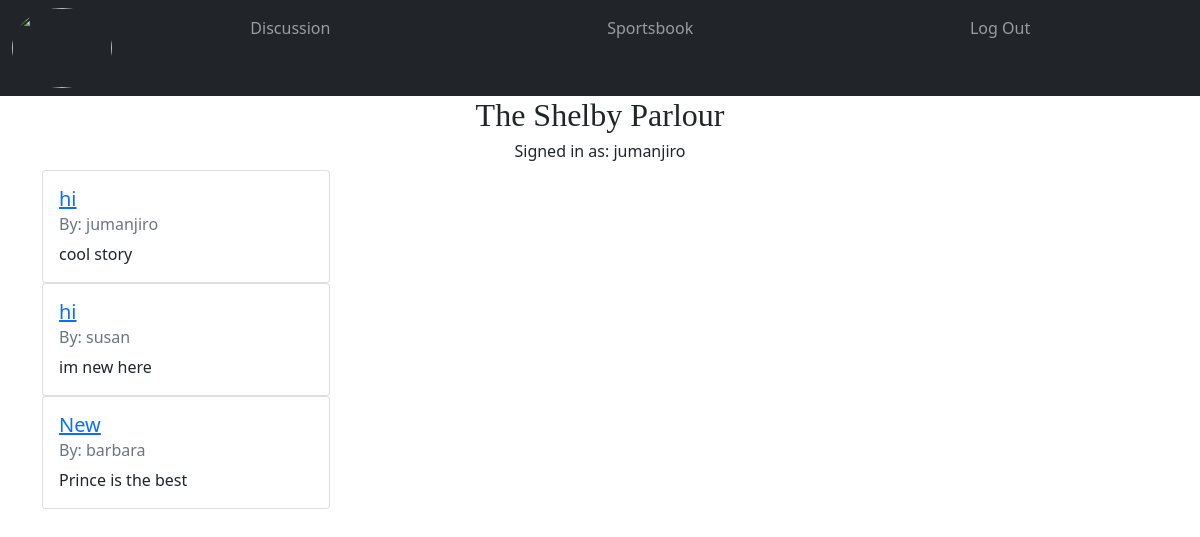
Page / (signed in) on the earlier database version.
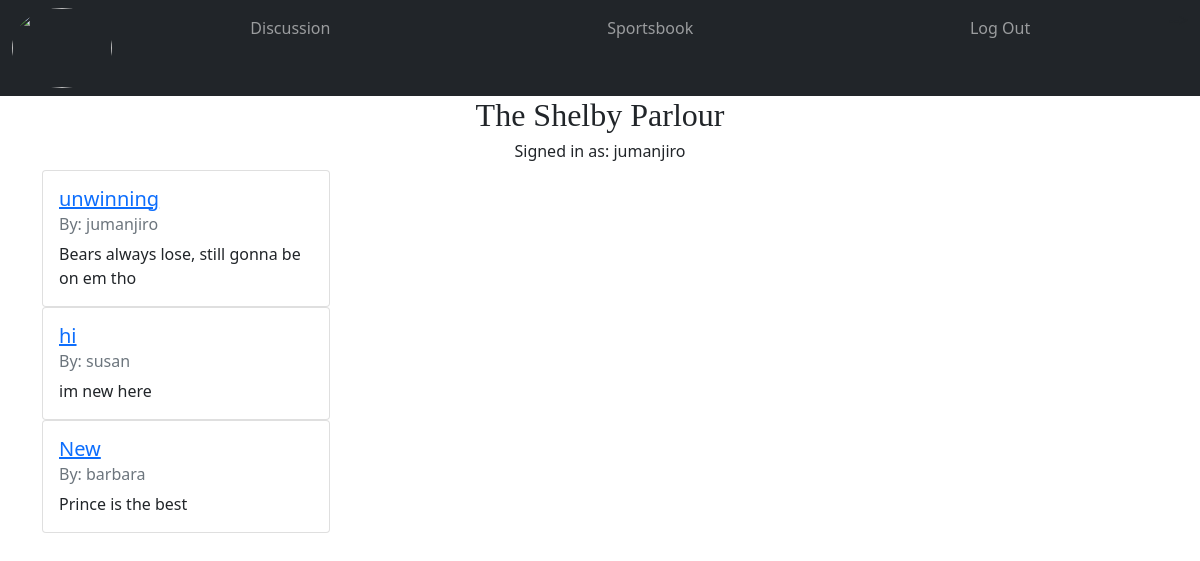
Same page on the later database version.
### app/models.py (models this page shows, shortened)
class Post(db.Model):
    id = db.Column(db.Integer, primary_key=True)
    title = db.Column(db.String(50), nullable=False)
    body = db.Column(db.String(255), nullable=False)
    date_created = db.Column(db.DateTime, nullable=False, default=datetime.utcnow)
    user_id = db.Column(db.Integer, db.ForeignKey('user.id'))

class User(db.Model, UserMixin):
    id = db.Column(db.Integer, primary_key=True)
    email = db.Column(db.String(50), nullable=False, unique=True)
    username = db.Column(db.String(50), nullable=False, unique=True)
    password = db.Column(db.String(256), nullable=False)
    date_created = db.Column(db.DateTime, nullable=False, default=datetime.utcnow)
    posts = db.relationship('Post', backref='author', lazy='dynamic')

### app/routes.py (the view)
@app.route('/')
def index():
    posts = Post.query.all()
    return render_template('index.html', posts=posts)

### app/models.py (called while the page is built)
@login.user_loader
def load_user(user_id):
    return User.query.get(user_id)

### app/templates/index.html (shortened to what this page needs)
{% extends 'base.html' %}
{% block content %}
<h2 class="text-center" style="font-family: Cambria">The Shelby Parlour</h2>
{% if current_user.is_authenticated %}
    <h6 class="text-center">Signed in as: {{ current_user.username }}</h6>
    {% for post in posts %}
        <div class="card" style="width: 18rem;">
            <div class="card-body">
                <a href="{{ url_for('view_post', post_id=post.id) }}">
                    <h5 class="card-title">{{ post.title }}</h5>
                </a>
                <h6 class="card-subtitle mb-2 text-muted">By: {{ post.author.username }}</h6>
                <p class="card-text">{{ post.body }}</p>
            </div>
        </div>
    {% endfor %}
{% else %}
    <h4 class="text-center">Please Sign Up or Log In to view posts</h4>
{% endif %}
{% endblock content %}

Differences in the rows shown:
changed Post "jumanjiro": title "hi" → "unwinning"; body "cool story" → "Bears always lose, still gonna be on em tho"
